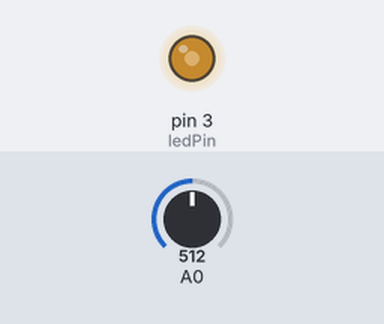
The sketch below on a simulated Arduino Uno, built with avr-gcc and run on an emulated ATmega328P. Shown: output pins drawn as LEDs (lit = HIGH). Inputs (shaded band) come from the test bench; at power-on: A0 = 512.

Above: at 1.2 s.
1.3 s: A0 set to 716
At 2.5 s:
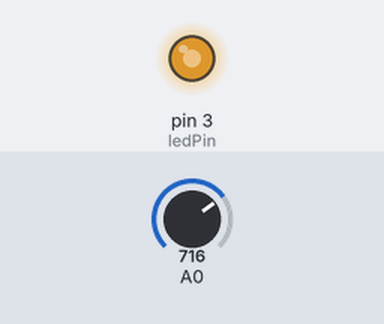
2.8 s: A0 set to 900
At 3.6 s:
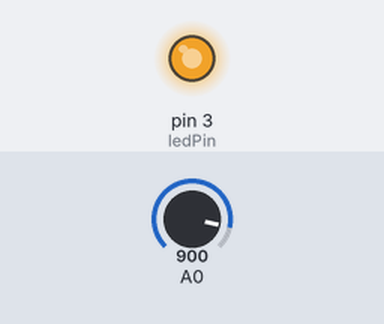
4.3 s: A0 set to 122
At 4.7 s:
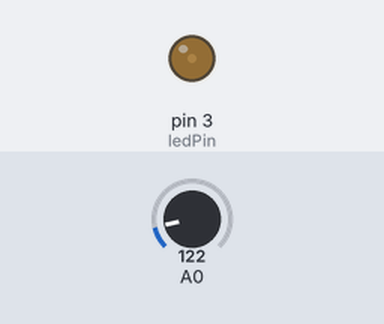
5.8 s: A0 set to 0
At 7.0 s:
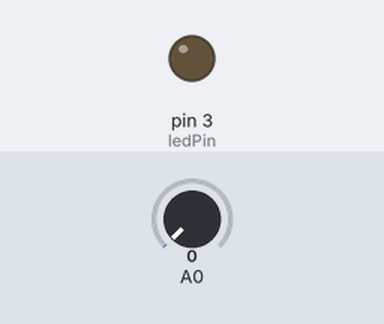
7.3 s: A0 set to 511
At 8.2 s:
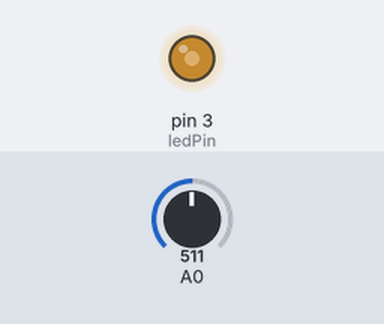
Timing chart, 0 to 9.8 s (numbered marks = the images above; inputs shaded):
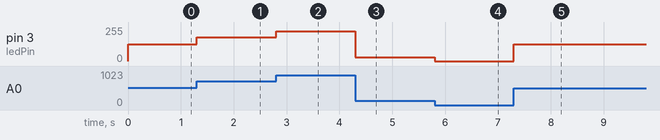

The sketch:

Pot_fade.ino
```cpp
int ledPin=3;
void setup()
{
  pinMode(ledPin,OUTPUT);
}
void loop()
{
  int analogValue = analogRead(A0);
  int brightness = map (analogValue,0,1023,0,255);
  analogWrite(ledPin,brightness);
}
```

Measured:
- after the input at 1.3 s, pin 3 (ledPin): 127/255 → 178/255 at once
- after the input at 2.8 s, pin 3 (ledPin): 178/255 → 224/255 at once
- after the input at 4.3 s, pin 3 (ledPin): 224/255 → 30/255 at once
- after the input at 5.8 s, pin 3 (ledPin): 30/255 → 0/255 at once
- after the input at 7.3 s, pin 3 (ledPin): 0/255 → 127/255 at once
